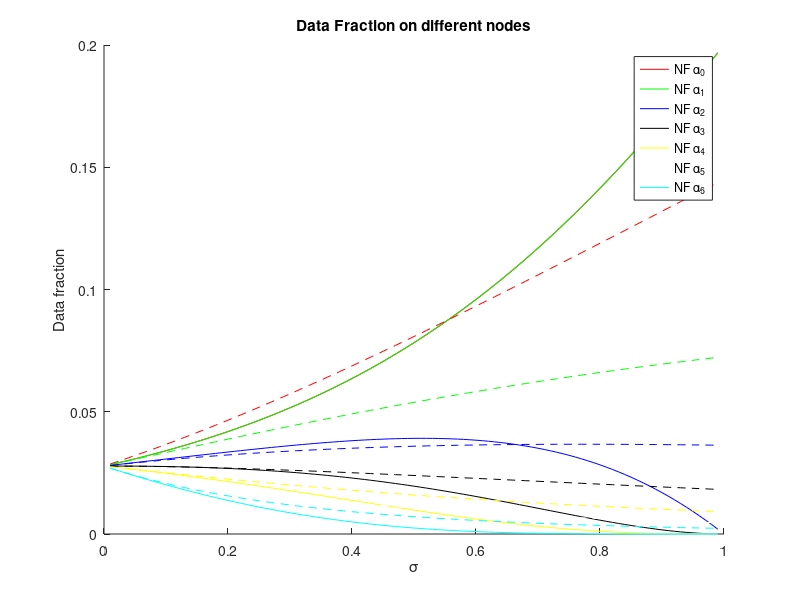

Reproduce this figure in MATLAB.
r = zeros(12,1);

sx = 4;
sy = 2;
m = 6;
n = 6;


for i = 1:6
    for j = 1:6
        
        tmpx = 0;
        tmpy = 0;
        tmpsum = 0;
        
        tmpx = abs(i - sx);
        rx = min(tmpx,m - tmpx);
        tmpy = abs(j - sy);
        ry = min(tmpy, n - tmpy);
        
        tmpsum = rx + ry;
        if tmpsum > 0
            r(tmpsum,1) = r(tmpsum,1) + 1;
            
        else
            
        end

    end
end

%%
clear
clc
B = [1
    0
    0
    0
    0
    0
    0];

solution = [];
for sigma = 0.01:0.01:0.99
    
    A = [1 4 8 10 8 4 1
        1 -1 0 0 0 0 0 
        0 sigma-1 1 0 0 0 0
        0 sigma-1 sigma 1 0 0 0
        0 sigma-1 sigma sigma 1 0 0
        0 sigma-1 sigma sigma sigma 1 0
        0 sigma-1 sigma sigma sigma sigma 1];
    
    s = [];
    s = A\B;
    s = s';
    solution = [solution;s];
     
end

sigma = [0.01:0.01:0.99];

figure
hold on
plot(sigma,solution(:,1),'r');
plot(sigma,solution(:,2),'g');
plot(sigma,solution(:,3),'b');
plot(sigma,solution(:,4),'k');
plot(sigma,solution(:,5),'y');
plot(sigma,solution(:,6),'w');
plot(sigma,solution(:,7),'c');



B = [1
    0
    0
    0
    0
    0
    0];

solution = [];
for sigma = 0.01:0.01:0.99
        t = sigma + 1;
    t = -t;
    
    z = -sigma;
    A = [1 4 8 10 8 4 1
        1 t 0 0 0 0 0 
        1 z t 0 0 0 0
        1 z z t 0 0 0
        1 z z z t 0 0
        1 z z z z t 0
        1 z z z z z t];
    
    s = [];
    s = A\B;
    s = s';
    solution = [solution;s];
     
end

sigma = [0.01:0.01:0.99];

plot(sigma,solution(:,1),'--r');
plot(sigma,solution(:,2),'--g');
plot(sigma,solution(:,3),'--b');
plot(sigma,solution(:,4),'--k');
plot(sigma,solution(:,5),'--y');
plot(sigma,solution(:,6),'--w');
plot(sigma,solution(:,7),'--c');


legend('F \alpha_0','F \alpha_1','F \alpha_2','F \alpha_3','F \alpha_4','F \alpha_5','F \alpha_6');

ylabel('Data fraction');
xlabel('\sigma');
title('Data Fraction on different nodes');
legend('NF \alpha_0','NF \alpha_1','NF \alpha_2','NF \alpha_3','NF \alpha_4','NF \alpha_5','NF \alpha_6');